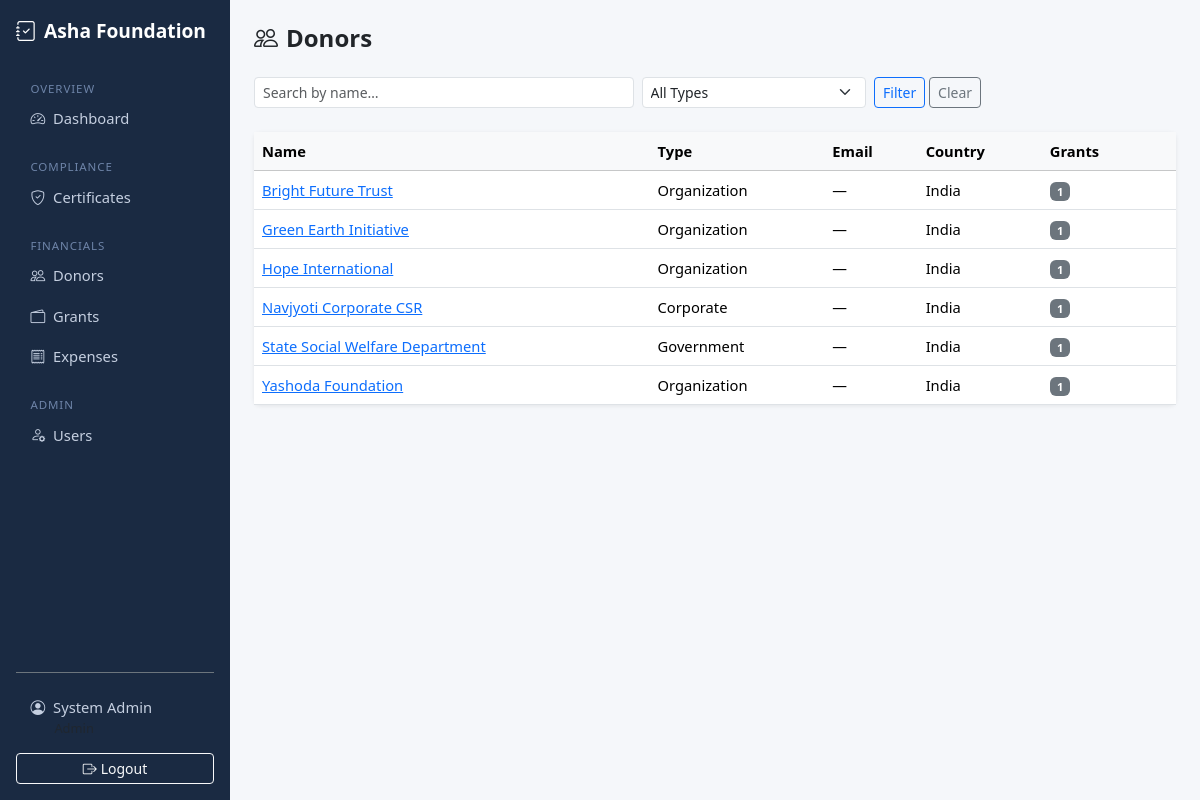
The app's page /donors/ (signed in) with its own data.
### apps/accounts/models.py (models this page shows, shortened)
class User(AbstractUser):
    ROLE_ADMIN = "admin"
    ROLE_FINANCE = "finance"
    ROLE_AUDITOR = "auditor"
    ROLE_CHOICES = [
        (ROLE_ADMIN, "Admin"),
        (ROLE_FINANCE, "Finance Manager"),
        (ROLE_AUDITOR, "Auditor"),
    ]
    role = models.CharField(
        max_length=20,
        choices=ROLE_CHOICES,
        default=ROLE_AUDITOR,
    )
    phone = models.CharField(max_length=20, blank=True)
    @property
    def is_admin_role(self):
        return self.role == self.ROLE_ADMIN
    @property
    def is_finance(self):
        return self.role == self.ROLE_FINANCE
    @property
    def is_auditor(self):
        return self.role == self.ROLE_AUDITOR
    @property
    def can_write(self):
        return self.role == self.ROLE_FINANCE

### apps/donors/models.py (models this page shows, shortened)
class Donor(models.Model):
    TYPE_INDIVIDUAL = "individual"
    TYPE_ORGANIZATION = "organization"
    TYPE_GOVERNMENT = "government"
    TYPE_CORPORATE = "corporate"
    TYPE_CHOICES = [
        (TYPE_INDIVIDUAL, "Individual"),
        (TYPE_ORGANIZATION, "Organization"),
        (TYPE_GOVERNMENT, "Government"),
        (TYPE_CORPORATE, "Corporate"),
    ]
    name = models.CharField(max_length=200)
    donor_type = models.CharField(max_length=20, choices=TYPE_CHOICES, default=TYPE_INDIVIDUAL)
    email = models.EmailField(blank=True)
    phone = models.CharField(max_length=20, blank=True)
    country = models.CharField(max_length=100, default="India")
    address = models.TextField(blank=True)
    pan_number = models.CharField(max_length=20, blank=True, verbose_name="PAN Number")
    notes = models.TextField(blank=True)
    is_active = models.BooleanField(default=True)  # soft delete
    created_at = models.DateTimeField(auto_now_add=True)
    updated_at = models.DateTimeField(auto_now=True)
    class Meta:
        ordering = ["name"]

### apps/donors/views.py (the view)
# urls.py: path("", views.donor_list, name="donor_list"),
@login_required
@role_required("admin", "finance", "auditor")
def donor_list(request):
    qs = Donor.objects.filter(is_active=True)
    q = request.GET.get("q", "").strip()
    dtype = request.GET.get("type", "")
    if q:
        qs = qs.filter(name__icontains=q)
    if dtype:
        qs = qs.filter(donor_type=dtype)
    return render(request, "donors/donor_list.html", {
        "donors": qs,
        "search_q": q,
        "type_filter": dtype,
        "type_choices": Donor.TYPE_CHOICES,
    })

### apps/donors/templates/donors/donor_list.html (shortened to what this page needs)
{% extends "base.html" %}
{% block content %}
<div class="d-flex justify-content-between align-items-center mb-4">
  <h4 class="fw-bold mb-0"><i class="bi bi-people me-2"></i>Donors</h4>
</div>
<form method="get" class="row g-2 mb-4">
  <div class="col-md-5">
    <input type="text" name="q" value="{{ search_q }}" class="form-control form-control-sm" placeholder="Search by name…">
  </div>
  <div class="col-md-3">
    <select name="type" class="form-select form-select-sm">
      <option value="">All Types</option>
    </select>
  </div>
  <div class="col-auto">
    <button type="submit" class="btn btn-sm btn-outline-primary">Filter</button>
    <a href="{% url 'donors:donor_list' %}" class="btn btn-sm btn-outline-secondary">Clear</a>
  </div>
</form>
<div class="card">
  <div class="table-responsive">
    <table class="table table-hover mb-0">
      <thead class="table-light">
        <tr><th>Name</th><th>Type</th><th>Email</th><th>Country</th><th>Grants</th><th></th></tr>
      </thead>
      <tbody>
        {% for donor in donors %}
        <tr>
          <td><a href="{% url 'donors:donor_detail' donor.pk %}">{{ donor.name }}</a></td>
          <td>{{ donor.get_donor_type_display }}</td>
          <td>{{ donor.email|default:"—" }}</td>
          <td>{{ donor.country }}</td>
          <td><span class="badge bg-secondary">{{ donor.grants.count }}</span></td>
          <td class="text-end">
          </td>
        </tr>
        {% empty %}
        <tr><td colspan="6" class="text-center py-4 text-muted">No donors found.</td></tr>
        {% endfor %}
      </tbody>
    </table>
  </div>
</div>
{% endblock %}

### templates/base.html (shortened to what this page needs)
<!DOCTYPE html>
<html lang="en">
<head>
  <link href="https://cdn.jsdelivr.net/npm/bootstrap@5.3.3/dist/css/bootstrap.min.css" rel="stylesheet">
  <link href="https://cdn.jsdelivr.net/npm/bootstrap-icons@1.11.3/font/bootstrap-icons.min.css" rel="stylesheet">
</head>
<body>
{% if user.is_authenticated %}
<div class="d-flex">
  <nav class="sidebar d-flex flex-column p-3" style="width:230px;flex-shrink:0;">
    <a class="sidebar-brand text-decoration-none mb-4 d-flex align-items-center gap-2" href="{% url 'accounts:dashboard' %}">
      <i class="bi bi-journal-check fs-5"></i> Asha Foundation
    </a>
    <div class="nav-section">Overview</div>
    <a class="nav-link mb-1 {% if request.resolver_match.url_name == 'dashboard' %}active{% endif %}" href="{% url 'accounts:dashboard' %}">
      <i class="bi bi-speedometer2 me-2"></i>Dashboard
    </a>
    {% if user.is_admin_role %}
    <div class="nav-section mt-2">Compliance</div>
    <a class="nav-link mb-1" href="{% url 'compliance:document_list' %}">
      <i class="bi bi-shield-check me-2"></i>Certificates
    </a>
    {% endif %}
    {% if user.is_admin_role or user.is_finance or user.is_auditor %}
    <div class="nav-section mt-2">Financials</div>
    <a class="nav-link mb-1" href="{% url 'donors:donor_list' %}">
      <i class="bi bi-people me-2"></i>Donors
    </a>
    <a class="nav-link mb-1" href="{% url 'grants:grant_list' %}">
      <i class="bi bi-wallet2 me-2"></i>Grants
    </a>
    <a class="nav-link mb-1" href="{% url 'expenses:expense_list' %}">
      <i class="bi bi-receipt me-2"></i>Expenses
    </a>
    {% endif %}
    {% if user.is_admin_role %}
    <div class="nav-section mt-2">Admin</div>
    <a class="nav-link mb-1" href="{% url 'accounts:user_list' %}">
      <i class="bi bi-person-gear me-2"></i>Users
    </a>
    {% endif %}
    <div class="mt-auto pt-3 border-top border-secondary">
      <a class="nav-link mb-1" href="{% url 'accounts:profile' %}">
        <i class="bi bi-person-circle me-2"></i>{{ user.get_full_name|default:user.username }}
        <small class="d-block text-muted ms-4">{{ user.get_role_display }}</small>
      </a>
      <form method="post" action="{% url 'accounts:logout' %}" class="m-0">
        <button type="submit" class="btn btn-sm btn-outline-light w-100 mt-1">
          <i class="bi bi-box-arrow-right me-1"></i>Logout
        </button>
      </form>
    </div>
  </nav>
  <main class="flex-grow-1 p-4">
    {% block content %}{% endblock %}
  </main>
</div>
{% else %}
  {% block auth_content %}{% endblock %}
{% endif %}
</body>
</html>

### templates/base.html (style rules this page uses)
body { font-size: 0.92rem; }
.sidebar { min-height: 100vh; background: #1a2a42; }
.sidebar .nav-link { color: #c5cfe0; border-radius: 6px; padding: .45rem .9rem; }
.sidebar .nav-section { color: #6e84a8; font-size: .72rem; letter-spacing: .08em; text-transform: uppercase; padding: .6rem .9rem .2rem; }
.sidebar-brand { color: #fff; font-weight: 700; font-size: 1.2rem; }
main { background: #f5f7fa; min-height: 100vh; }
.card { border: none; box-shadow: 0 1px 4px rgba(0,0,0,.08); }

### records on screen
User: get_full_name "System Admin"
Donor: name "Bright Future Trust", donor_type "Organization", email "—", country "India", grants.count "1"
Donor: name "Green Earth Initiative", donor_type "Organization", email "—", country "India", grants.count "1"
Donor: name "Hope International", donor_type "Organization", email "—", country "India", grants.count "1"
Donor: name "Navjyoti Corporate CSR", donor_type "Corporate", email "—", country "India", grants.count "1"
Donor: name "State Social Welfare Department", donor_type "Government", email "—", country "India", grants.count "1"
Donor: name "Yashoda Foundation", donor_type "Organization", email "—", country "India", grants.count "1"
